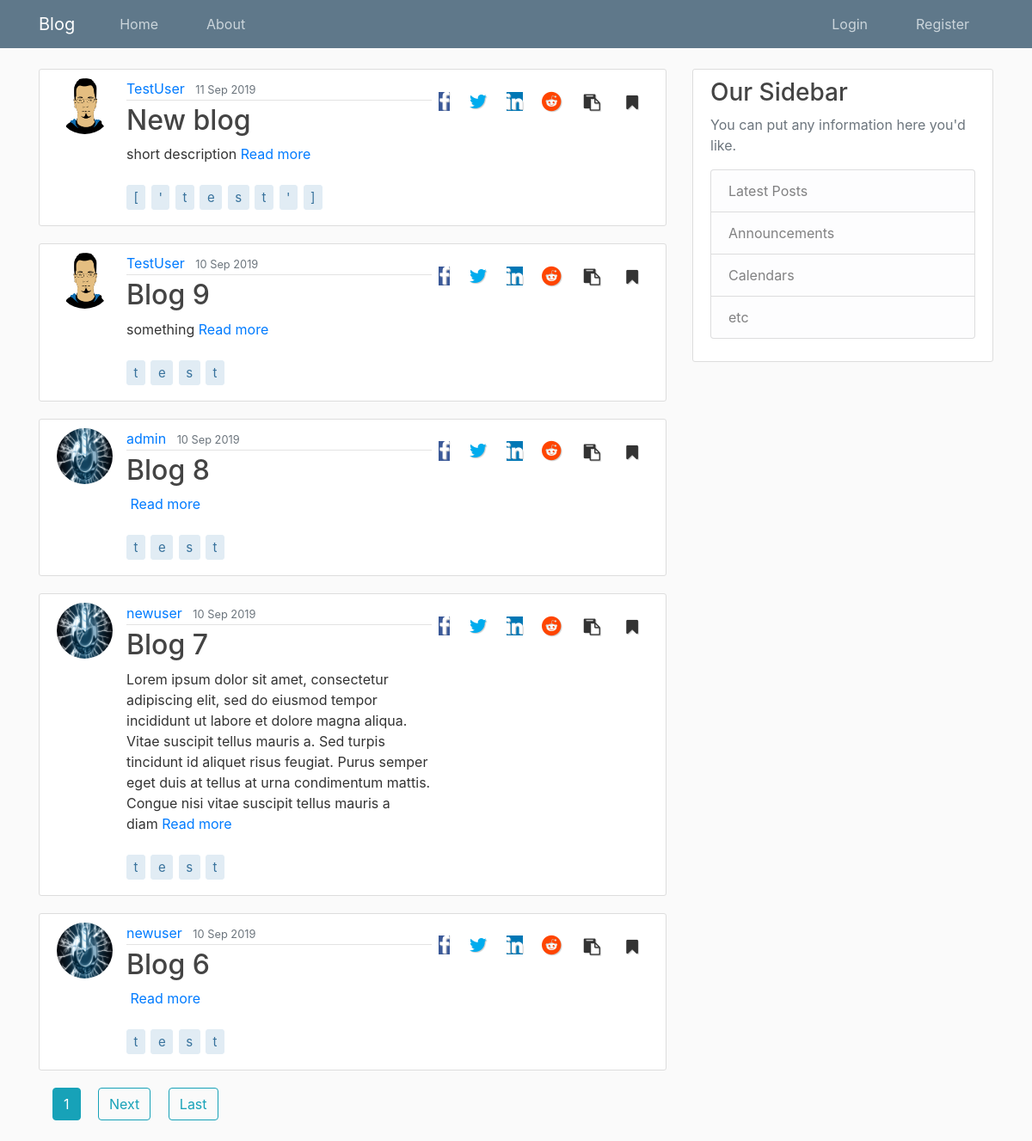
Screenshot of /blog/ with the database file from the repository.
### Blog/models.py (models this page shows, shortened)
class Post(models.Model):
    title = models.CharField(max_length=80, unique=True)
    slug = models.SlugField(default='', max_length=80)
    short_des = models.TextField(help_text=('This will be displayed on the home page.'
                                    'If you leave it blank, the first 50 words from your article will be displayed.'
                                    'It can not be more than 50 words'),
                                    default='', max_length=500, blank=True
                                )
    content = models.TextField()
    tags = models.CharField(max_length=80, default='', blank=True)
    date_posted = models.DateTimeField(default=timezone.now)
    last_updated = models.DateTimeField(auto_now=True)
    author = models.ForeignKey(User, null=True, on_delete=models.SET_NULL)
    publish = models.BooleanField(default=False)

### Users/models.py (models this page shows, shortened)
class Profile(models.Model):
    user = models.OneToOneField(User, on_delete=models.CASCADE)
    bio = models.CharField(null=True, max_length=140, blank=True)
    image = models.ImageField(default='default.jpg', upload_to='profile_pics', blank=True)
    public = models.BooleanField(default=False)
    website = models.CharField(null=True, blank=True, max_length=80)
    location = models.CharField(null=True, max_length=200, blank=True)
    join_date = models.DateTimeField(auto_now_add=True)
    bookmarked_posts = models.ManyToManyField(Post)

### Blog/views.py (the view)
# urls.py: path('', PostListView.as_view(), name='home'),
class PostListView(ListView):
    template_name = 'Blog/home.html'   # <app>/<model>_<viewtype>.html
    context_object_name = 'posts'
    queryset = Post.objects.filter(publish=True)
    ordering = ['-date_posted']
    paginate_by = 5

### Blog/templates/Blog/home.html (shortened to what this page needs)
{% extends "Blog/base.html" %}
{% block content %}
{% with domain='https://staycurious.in' %}
{% for post in posts %}
<article class="media content-section">
    <img class="rounded-circle article-img" src="{{ post.author.profile.image.url }}">
    <div class="media-body">
        <div class="article-metadata">
            <a class="mr-2" href="{% url 'Blog:user-posts' post.author.username %}">{{ post.author }}</a>
            <small class="text-muted">{{ post.date_posted|date:"j M Y" }}</small>
        </div>
        <h2><a class="article-title" href="{% url 'Blog:post-detail' post.slug %}">{{ post.title }}</a></h2>
        <p class="article-short-des">{{ post.short_des|truncatewords_html:'50' }}&nbsp<span><a href="{% url 'Blog:post-detail' post.slug %}">Read more</a></p>
        {% for tag in post.tags|make_list %}
            <p class="article-tags">{{ tag }}</p>
        {% endfor %}
    </div>
    <ul class="list-unstyled share-icon mt-2 mb-2 float-right">
    {% url 'Blog:post-detail' post.slug as link %}
    {% with domain|add:link as link %}
        <li><a href="http://www.facebook.com/sharer.php?u={{link}}" rel="nofollow noopener noreferrer" target="_blank"><i class="fa fa-facebook ml-2 mr-2"></i></a></li>
        <li><a href="http://www.twitter.com/share?text={{post.title}}&url={{link}}" rel="nofollow noopener noreferrer" target="_blank"><i class="fa fa-twitter ml-2 mr-2"></i></a></li>
        <li><a href="http://www.linkedin.com/shareArticle?mini=true&url={{link|urlencode:''}}&title={{post.title|urlencode}}&source=StayCurious-Blog" rel="nofollow noopener noreferrer" target="_blank" ><i class="fa fa-linkedin ml-2 mr-2"></i></a></li>
        <li><a href="http://www.reddit.com/submit?url={{link}}post-to-reddit-via-url&titile={{post.title|urlencode}}" rel="nofollow noopener noreferrer" target="_blank"><i class="fa fa-reddit ml-2 mr-2"></i></a></li>
        <li><a class="btn copy" data-text={{link}}><i class="fa fa-clipboard" title="Copy link"></i></a></li>
        <li><a class="btn bookmark" data-post={{post.slug}}><i class="fa fa-bookmark" title="Bookmark to read later"></i></a></li>
    {% endwith %}
    </ul>
</article>
{% endfor %}
{% if is_paginated %}
    {% for num in page_obj.paginator.page_range %}
        {% if page_obj.number == num %}
        <a class="btn btn-info ml-3 mb-4" href="?page={{num}}">{{num}}</a>
        {% elif num > obj.page_obj.number|add:'-3' and num > obj.page_obj.number|add:'3' %}
            <a class="btn btn-outline-info ml-3 mb-4" href="?page={{num}}">{{num}}</a>
        {% endif %}
    {% endfor %}
    {% if page_obj.has_next %}
        <a class="btn btn-outline-info ml-3 mb-4" href="?page={{ page_obj.next_page_number }}">Next</a>
        <a class="btn btn-outline-info ml-3 mb-4" href="?page={{ page_obj.paginator.num_pages }}">Last</a>
    {% endif %}
{% endif %}
{% endwith %}
{% endblock content %}

### Blog/static/Blog/main.css (style rules this page uses)
body { background: #fafafa; color: #333333; margin-top: 5rem; }
h1, h2, h3, h4, h5, h6 { color: #444444; }
ul { margin: 0; }
.content-section { background: #ffffff; padding: 10px 20px; border: 1px solid #dddddd; border-radius: 3px; margin-bottom: 20px; }
.article-title { color: #444444; }
.article-content, .article-short-des { white-space: pre-line; }
.article-img { height: 65px; width: 65px; margin-right: 16px; }
.article-metadata { padding-bottom: 1px; margin-bottom: 4px; border-bottom: 1px solid #e3e3e3 }
.article-tags { display: inline-block; padding: .4em .5em; margin: 0.5rem 2px 0.5rem 0; font-size: 15px; line-height: 1; white-space: nowrap; text-decoration: none; text-align: center; border-width: 1px; border-style: solid; border-radius: 3px; transition: all .15s ease-in-out; color: #39739d; background-color: #E1ECF4; border-color: #E1ECF4; }
.share-icon { display: inline; font-size: 1.4rem!important; text-shadow: 1px 1px 1px #ccc; }
.share-icon li { display: inline; }
.copy, .bookmark { background-color: #fff; border: none; }
.copy, .bookmark { border: none; background: #fff; font-size: 1.2rem!important; }
.fa-facebook { background: #3b5998; color: #fff!important; }
.fa-twitter { background: fff!important; color: #00acee; }
.fa-linkedin { background: #0077b5; color: #fff !important; }
.fa-reddit { background: #fff; color: #ff4500 !important; }

### rows the page displays
Post: author.profile.image (picture), author "TestUser", date_posted "11 Sep 2019", title "New blog", short_des "short description", tags "[" "'" "t" "e" "s" "t" "'" "]"
Post: author.profile.image (picture), author "TestUser", date_posted "10 Sep 2019", title "Blog 9", short_des "something", tags "t" "e" "s" "t"
Post: author.profile.image (placeholder picture), author "admin", date_posted "10 Sep 2019", title "Blog 8", tags "t" "e" "s" "t"
Post: author.profile.image (placeholder picture), author "newuser", date_posted "10 Sep 2019", title "Blog 7", short_des "Lorem ipsum dolor sit amet, consectetur adipiscing elit, sed do eiusmod tempor incididunt ut labore et dolore magna aliqua. Vitae suscipit tellus mauris a. Sed turpis tincidunt id aliquet risus feugiat. Purus semper eget duis at tellus at urna condimentum mattis. Congue nisi vitae suscipit tellus mauris a diam", tags "t" "e" "s" "t"
Post: author.profile.image (placeholder picture), author "newuser", date_posted "10 Sep 2019", title "Blog 6", tags "t" "e" "s" "t"

### other values shown
{{ num }} "1"
